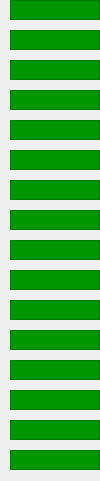
   <widget class="QWidget" native="1" name="widget_3" >
    <property name="geometry" >
     <rect>
      <x>240</x>
      <y>30</y>
      <width>100</width>
      <height>481</height>
     </rect>
    </property>
    <property name="styleSheet" >
     <string>color: rgb(0, 0, 0);</string>
    </property>
    <widget class="CALabel" name="caLabel" >
     <property name="geometry" >
      <rect>
       <x>10</x>
       <y>0</y>
       <width>90</width>
       <height>20</height>
      </rect>
     </property>
     <property name="font" >
      <font/>
     </property>
     <property name="styleSheet" >
      <string>QWidget { background-color: #009600; }</string>
     </property>
     <property name="frameShape" >
      <enum>QFrame::StyledPanel</enum>
     </property>
     <property name="alignment" >
      <set>Qt::AlignRight|Qt::AlignTrailing|Qt::AlignVCenter</set>
     </property>
     <property name="indent" >
      <number>10</number>
     </property>
     <property name="pvname" >
      <string>QDS:TFC_0102_B_A:B01:AI03:V_OUT</string>
     </property>
     <property name="dmode" stdset="0" >
      <enum>CALabel::Double</enum>
     </property>
     <property name="cmode" stdset="0" >
      <enum>CALabel::Alarm</enum>
     </property>
    </widget>
    <widget class="CALabel" name="caLabel_2" >
     <property name="geometry" >
      <rect>
       <x>10</x>
       <y>30</y>
       <width>90</width>
       <height>20</height>
      </rect>
     </property>
     <property name="font" >
      <font/>
     </property>
     <property name="styleSheet" >
      <string>QWidget { background-color: #009600; }</string>
     </property>
     <property name="frameShape" >
      <enum>QFrame::StyledPanel</enum>
     </property>
     <property name="alignment" >
      <set>Qt::AlignRight|Qt::AlignTrailing|Qt::AlignVCenter</set>
     </property>
     <property name="indent" >
      <number>10</number>
     </property>
     <property name="pvname" >
      <string>QDS:TFC_0304_B_A:B02:AI03:V_OUT</string>
     </property>
     <property name="dmode" stdset="0" >
      <enum>CALabel::Double</enum>
     </property>
     <property name="cmode" stdset="0" >
      <enum>CALabel::Alarm</enum>
     </property>
    </widget>
    <widget class="CALabel" name="caLabel_3" >
     <property name="geometry" >
      <rect>
       <x>10</x>
       <y>60</y>
       <width>90</width>
       <height>20</height>
      </rect>
     </property>
     <property name="font" >
      <font/>
     </property>
     <property name="styleSheet" >
      <string>QWidget { background-color: #009600; }</string>
     </property>
     <property name="frameShape" >
      <enum>QFrame::StyledPanel</enum>
     </property>
     <property name="alignment" >
      <set>Qt::AlignRight|Qt::AlignTrailing|Qt::AlignVCenter</set>
     </property>
     <property name="indent" >
      <number>10</number>
     </property>
     <property name="pvname" >
      <string>QDS:TFC_0506_B_A:B03:AI03:V_OUT</string>
     </property>
     <property name="dmode" stdset="0" >
      <enum>CALabel::Double</enum>
     </property>
     <property name="cmode" stdset="0" >
      <enum>CALabel::Alarm</enum>
     </property>
    </widget>
    <widget class="CALabel" name="caLabel_4" >
     <property name="geometry" >
      <rect>
       <x>10</x>
       <y>90</y>
       <width>90</width>
       <height>20</height>
      </rect>
     </property>
     <property name="font" >
      <font/>
     </property>
     <property name="styleSheet" >
      <string>QWidget { background-color: #009600; }</string>
     </property>
     <property name="frameShape" >
      <enum>QFrame::StyledPanel</enum>
     </property>
     <property name="alignment" >
      <set>Qt::AlignRight|Qt::AlignTrailing|Qt::AlignVCenter</set>
     </property>
     <property name="indent" >
      <number>10</number>
     </property>
     <property name="pvname" >
      <string>QDS:TFC_0708_B_A:B04:AI03:V_OUT</string>
     </property>
     <property name="dmode" stdset="0" >
      <enum>CALabel::Double</enum>
     </property>
     <property name="cmode" stdset="0" >
      <enum>CALabel::Alarm</enum>
     </property>
    </widget>
    <widget class="CALabel" name="caLabel_5" >
     <property name="geometry" >
      <rect>
       <x>10</x>
       <y>120</y>
       <width>90</width>
       <height>20</height>
      </rect>
     </property>
     <property name="font" >
      <font/>
     </property>
     <property name="styleSheet" >
      <string>QWidget { background-color: #009600; }</string>
     </property>
     <property name="frameShape" >
      <enum>QFrame::StyledPanel</enum>
     </property>
     <property name="alignment" >
      <set>Qt::AlignRight|Qt::AlignTrailing|Qt::AlignVCenter</set>
     </property>
     <property name="indent" >
      <number>10</number>
     </property>
     <property name="pvname" >
      <string>QDS:TFC_0910_B_A:B05:AI03:V_OUT</string>
     </property>
     <property name="dmode" stdset="0" >
      <enum>CALabel::Double</enum>
     </property>
     <property name="cmode" stdset="0" >
      <enum>CALabel::Alarm</enum>
     </property>
    </widget>
    <widget class="CALabel" name="caLabel_6" >
     <property name="geometry" >
      <rect>
       <x>10</x>
       <y>150</y>
       <width>90</width>
       <height>20</height>
      </rect>
     </property>
     <property name="font" >
      <font/>
     </property>
     <property name="styleSheet" >
      <string>QWidget { background-color: #009600; }</string>
     </property>
     <property name="frameShape" >
      <enum>QFrame::StyledPanel</enum>
     </property>
     <property name="alignment" >
      <set>Qt::AlignRight|Qt::AlignTrailing|Qt::AlignVCenter</set>
     </property>
     <property name="indent" >
      <number>10</number>
     </property>
     <property name="pvname" >
      <string>QDS:TFC_1112_B_A:B06:AI03:V_OUT</string>
     </property>
     <property name="dmode" stdset="0" >
      <enum>CALabel::Double</enum>
     </property>
     <property name="cmode" stdset="0" >
      <enum>CALabel::Alarm</enum>
     </property>
    </widget>
    <widget class="CALabel" name="caLabel_7" >
     <property name="geometry" >
      <rect>
       <x>10</x>
       <y>180</y>
       <width>90</width>
       <height>20</height>
      </rect>
     </property>
     <property name="font" >
      <font/>
     </property>
     <property name="styleSheet" >
      <string>QWidget { background-color: #009600; }</string>
     </property>
     <property name="frameShape" >
      <enum>QFrame::StyledPanel</enum>
     </property>
     <property name="alignment" >
      <set>Qt::AlignRight|Qt::AlignTrailing|Qt::AlignVCenter</set>
     </property>
     <property name="indent" >
      <number>10</number>
     </property>
     <property name="pvname" >
      <string>QDS:TFC_1314_B_A:B07:AI03:V_OUT</string>
     </property>
     <property name="dmode" stdset="0" >
      <enum>CALabel::Double</enum>
     </property>
     <property name="cmode" stdset="0" >
      <enum>CALabel::Alarm</enum>
     </property>
    </widget>
    <widget class="CALabel" name="caLabel_8" >
     <property name="geometry" >
      <rect>
       <x>10</x>
       <y>210</y>
       <width>90</width>
       <height>20</height>
      </rect>
     </property>
     <property name="font" >
      <font/>
     </property>
     <property name="styleSheet" >
      <string>QWidget { background-color: #009600; }</string>
     </property>
     <property name="frameShape" >
      <enum>QFrame::StyledPanel</enum>
     </property>
     <property name="alignment" >
      <set>Qt::AlignRight|Qt::AlignTrailing|Qt::AlignVCenter</set>
     </property>
     <property name="indent" >
      <number>10</number>
     </property>
     <property name="pvname" >
      <string>QDS:TFC_1516_B_A:B08:AI03:V_OUT</string>
     </property>
     <property name="dmode" stdset="0" >
      <enum>CALabel::Double</enum>
     </property>
     <property name="cmode" stdset="0" >
      <enum>CALabel::Alarm</enum>
     </property>
    </widget>
    <widget class="CALabel" name="caLabel_9" >
     <property name="geometry" >
      <rect>
       <x>10</x>
       <y>240</y>
       <width>90</width>
       <height>20</height>
      </rect>
     </property>
     <property name="font" >
      <font/>
     </property>
     <property name="styleSheet" >
      <string>QWidget { background-color: #009600; }</string>
     </property>
     <property name="frameShape" >
      <enum>QFrame::StyledPanel</enum>
     </property>
     <property name="alignment" >
      <set>Qt::AlignRight|Qt::AlignTrailing|Qt::AlignVCenter</set>
     </property>
     <property name="indent" >
      <number>10</number>
     </property>
     <property name="pvname" >
      <string>QDS:TFC_0102_B_B:B09:AI03:V_OUT</string>
     </property>
     <property name="dmode" stdset="0" >
      <enum>CALabel::Double</enum>
     </property>
     <property name="cmode" stdset="0" >
      <enum>CALabel::Alarm</enum>
     </property>
    </widget>
    <widget class="CALabel" name="caLabel_10" >
     <property name="geometry" >
      <rect>
       <x>10</x>
       <y>270</y>
       <width>90</width>
       <height>20</height>
      </rect>
     </property>
     <property name="font" >
      <font/>
     </property>
     <property name="styleSheet" >
      <string>QWidget { background-color: #009600; }</string>
     </property>
     <property name="frameShape" >
      <enum>QFrame::StyledPanel</enum>
     </property>
     <property name="alignment" >
      <set>Qt::AlignRight|Qt::AlignTrailing|Qt::AlignVCenter</set>
     </property>
     <property name="indent" >
      <number>10</number>
     </property>
     <property name="pvname" >
      <string>QDS:TFC_0304_B_B:B10:AI03:V_OUT</string>
     </property>
     <property name="dmode" stdset="0" >
      <enum>CALabel::Double</enum>
     </property>
     <property name="cmode" stdset="0" >
      <enum>CALabel::Alarm</enum>
     </property>
    </widget>
    <widget class="CALabel" name="caLabel_11" >
     <property name="geometry" >
      <rect>
       <x>10</x>
       <y>300</y>
       <width>90</width>
       <height>20</height>
      </rect>
     </property>
     <property name="font" >
      <font/>
     </property>
     <property name="styleSheet" >
      <string>QWidget { background-color: #009600; }</string>
     </property>
     <property name="frameShape" >
      <enum>QFrame::StyledPanel</enum>
     </property>
     <property name="alignment" >
      <set>Qt::AlignRight|Qt::AlignTrailing|Qt::AlignVCenter</set>
     </property>
     <property name="indent" >
      <number>10</number>
     </property>
     <property name="pvname" >
      <string>QDS:TFC_0506_B_B:B11:AI03:V_OUT</string>
     </property>
     <property name="dmode" stdset="0" >
      <enum>CALabel::Double</enum>
     </property>
     <property name="cmode" stdset="0" >
      <enum>CALabel::Alarm</enum>
     </property>
    </widget>
    <widget class="CALabel" name="caLabel_12" >
     <property name="geometry" >
      <rect>
       <x>10</x>
       <y>330</y>
       <width>90</width>
       <height>20</height>
      </rect>
     </property>
     <property name="font" >
      <font/>
     </property>
     <property name="styleSheet" >
      <string>QWidget { background-color: #009600; }</string>
     </property>
     <property name="frameShape" >
      <enum>QFrame::StyledPanel</enum>
     </property>
     <property name="alignment" >
      <set>Qt::AlignRight|Qt::AlignTrailing|Qt::AlignVCenter</set>
     </property>
     <property name="indent" >
      <number>10</number>
     </property>
     <property name="pvname" >
      <string>QDS:TFC_0708_B_B:B12:AI03:V_OUT</string>
     </property>
     <property name="dmode" stdset="0" >
      <enum>CALabel::Double</enum>
     </property>
     <property name="cmode" stdset="0" >
      <enum>CALabel::Alarm</enum>
     </property>
    </widget>
    <widget class="CALabel" name="caLabel_13" >
     <property name="geometry" >
      <rect>
       <x>10</x>
       <y>390</y>
       <width>90</width>
       <height>20</height>
      </rect>
     </property>
     <property name="font" >
      <font/>
     </property>
     <property name="styleSheet" >
      <string>QWidget { background-color: #009600; }</string>
     </property>
     <property name="frameShape" >
      <enum>QFrame::StyledPanel</enum>
     </property>
     <property name="alignment" >
      <set>Qt::AlignRight|Qt::AlignTrailing|Qt::AlignVCenter</set>
     </property>
     <property name="indent" >
      <number>10</number>
     </property>
     <property name="pvname" >
      <string>QDS:TFC_1112_B_B:B14:AI03:V_OUT</string>
     </property>
     <property name="dmode" stdset="0" >
      <enum>CALabel::Double</enum>
     </property>
     <property name="cmode" stdset="0" >
      <enum>CALabel::Alarm</enum>
     </property>
    </widget>
    <widget class="CALabel" name="caLabel_14" >
     <property name="geometry" >
      <rect>
       <x>10</x>
       <y>360</y>
       <width>90</width>
       <height>20</height>
      </rect>
     </property>
     <property name="font" >
      <font/>
     </property>
     <property name="styleSheet" >
      <string>QWidget { background-color: #009600; }</string>
     </property>
     <property name="frameShape" >
      <enum>QFrame::StyledPanel</enum>
     </property>
     <property name="alignment" >
      <set>Qt::AlignRight|Qt::AlignTrailing|Qt::AlignVCenter</set>
     </property>
     <property name="indent" >
      <number>10</number>
     </property>
     <property name="pvname" >
      <string>QDS:TFC_0910_B_B:B13:AI03:V_OUT</string>
     </property>
     <property name="dmode" stdset="0" >
      <enum>CALabel::Double</enum>
     </property>
     <property name="cmode" stdset="0" >
      <enum>CALabel::Alarm</enum>
     </property>
    </widget>
    <widget class="CALabel" name="caLabel_15" >
     <property name="geometry" >
      <rect>
       <x>10</x>
       <y>420</y>
       <width>90</width>
       <height>20</height>
      </rect>
     </property>
     <property name="font" >
      <font/>
     </property>
     <property name="styleSheet" >
      <string>QWidget { background-color: #009600; }</string>
     </property>
     <property name="frameShape" >
      <enum>QFrame::StyledPanel</enum>
     </property>
     <property name="alignment" >
      <set>Qt::AlignRight|Qt::AlignTrailing|Qt::AlignVCenter</set>
     </property>
     <property name="indent" >
      <number>10</number>
     </property>
     <property name="pvname" >
      <string>QDS:TFC_1314_B_B:B15:AI03:V_OUT</string>
     </property>
     <property name="dmode" stdset="0" >
      <enum>CALabel::Double</enum>
     </property>
     <property name="cmode" stdset="0" >
      <enum>CALabel::Alarm</enum>
     </property>
    </widget>
    <widget class="CALabel" name="caLabel_16" >
     <property name="geometry" >
      <rect>
       <x>10</x>
       <y>450</y>
       <width>90</width>
       <height>20</height>
      </rect>
     </property>
     <property name="font" >
      <font/>
     </property>
     <property name="styleSheet" >
      <string>QWidget { background-color: #009600; }</string>
     </property>
     <property name="frameShape" >
      <enum>QFrame::StyledPanel</enum>
     </property>
     <property name="alignment" >
      <set>Qt::AlignRight|Qt::AlignTrailing|Qt::AlignVCenter</set>
     </property>
     <property name="indent" >
      <number>10</number>
     </property>
     <property name="pvname" >
      <string>QDS:TFC_1516_B_B:B16:AI03:V_OUT</string>
     </property>
     <property name="dmode" stdset="0" >
      <enum>CALabel::Double</enum>
     </property>
     <property name="cmode" stdset="0" >
      <enum>CALabel::Alarm</enum>
     </property>
    </widget>
   </widget>
